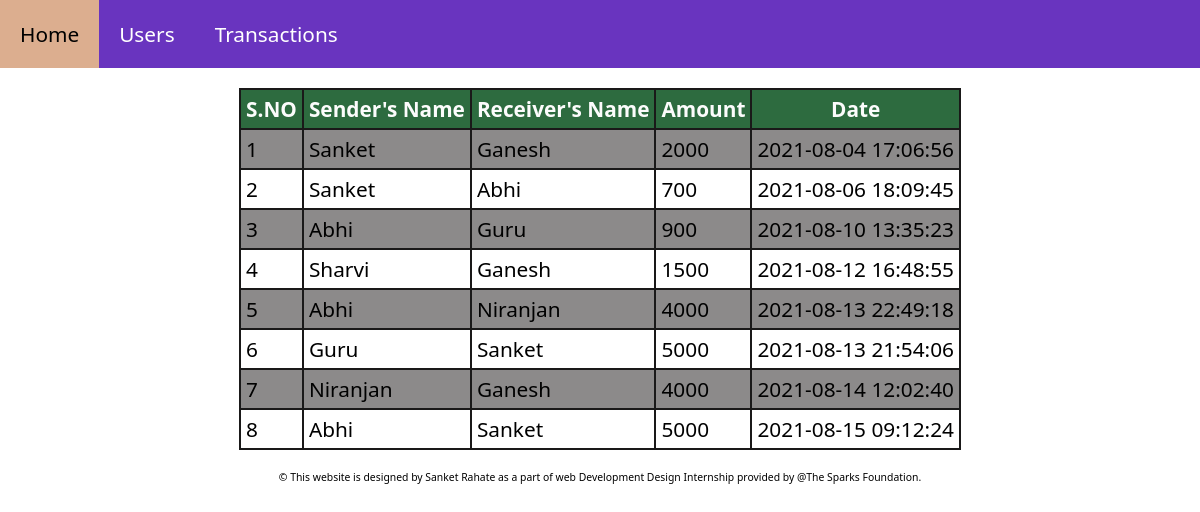
/transaction.php, run on the app's committed database.
### tables this page shows
CREATE TABLE `transaction` (
  `sno` int(3) NOT NULL,
  `sender` text NOT NULL,
  `receiver` text NOT NULL,
  `balance` int(8) NOT NULL,
  `datetime` datetime NOT NULL DEFAULT current_timestamp()
);

### transaction.php (the view, shortened to what this page needs)
<!DOCTYPE html>
<html lang="en">
<head>
</head>
<body>
<?php
 include'nav.php';
?>
 <table>
     <tr>
         <th>S.NO</th>
         <th>Sender's Name</th>
         <th>Receiver's Name</th>
         <th>Amount</th>
         <th>Date</th>
     </tr>
<?php
       include 'config.php';
       $sql="select * from transaction";
       $query=mysqli_query($conn, $sql);
       while($row=mysqli_fetch_assoc($query))
    {
?>
<tr>
    <td><?php echo $row['sno']; ?></td>
    <td><?php echo $row['sender'];?></td>
    <td><?php echo $row['receiver']; ?></td>
    <td><?php echo $row['balance']; ?></td>
    <td><?php echo $row['datetime']; ?></td>
</tr>
 <?php
      }
?>
</table>
<?php
 include'footer.php';
?>
</body>
</html>

### nav.php
<DOCTYPE html>
    <html>
        <head>
            <link rel="stylesheet" href="index.css">
        </head>
        <div class="header">
            <ul>
                <li><a href="index.php">Home</a></li>
                <li><a href="user.php">Users</a></li>
                <li><a href="transaction.php">Transactions</a></li>
            </ul>
        </div>
</html>

### footer.php (shortened to what this page needs)
<DOCTYPE html>
    <html>
        <head>
            <link rel="stylesheet" href="index.css">
        </head>
        <div class="footer">
            &copy This website is designed by Sanket Rahate as a part of web Development Design Internship provided by @The Sparks Foundation.</div>
</html>

### index.css (style rules this page uses)
* { margin: 0; padding: 0; box-sizing: border-box; }
html { font-size: 1.3rem; font-family: "Segoe UI", Tahoma, Geneva, Verdana, sans-serif; }
ul { width: 100%; height: 68px; background-color: rgba(67, 0, 175, 0.796); list-style-type: none; }
li { float: left; }
li a { display: block; text-align: center; text-decoration: none; padding: 20px; color: rgb(255, 255, 255); }
.footer { font-size: 0.5rem; text-align: center; font-weight: 500; }
table, th, td { border: 2px solid rgb(26, 25, 25); border-collapse: collapse; }
th, td { padding: 5px; }
table { margin: 20px auto; }
tr:nth-child(even) { background-color: rgb(140, 138, 138); }
th { background-color: rgba(6, 80, 28, 0.842); color: rgb(252, 252, 252); }

### transaction.php (style rules this page uses)
body { background-image:url('Image/transaction.jpg'); }

### data on the page
transaction: sno "1", sender "Sanket", receiver "Ganesh", balance "2000", datetime "2021-08-04 17:06:56"
transaction: sno "2", sender "Sanket", receiver "Abhi", balance "700", datetime "2021-08-06 18:09:45"
transaction: sno "3", sender "Abhi", receiver "Guru", balance "900", datetime "2021-08-10 13:35:23"
transaction: sno "4", sender "Sharvi", receiver "Ganesh", balance "1500", datetime "2021-08-12 16:48:55"
transaction: sno "5", sender "Abhi", receiver "Niranjan", balance "4000", datetime "2021-08-13 22:49:18"
transaction: sno "6", sender "Guru", receiver "Sanket", balance "5000", datetime "2021-08-13 21:54:06"
transaction: sno "7", sender "Niranjan", receiver "Ganesh", balance "4000", datetime "2021-08-14 12:02:40"
transaction: sno "8", sender "Abhi", receiver "Sanket", balance "5000", datetime "2021-08-15 09:12:24"
